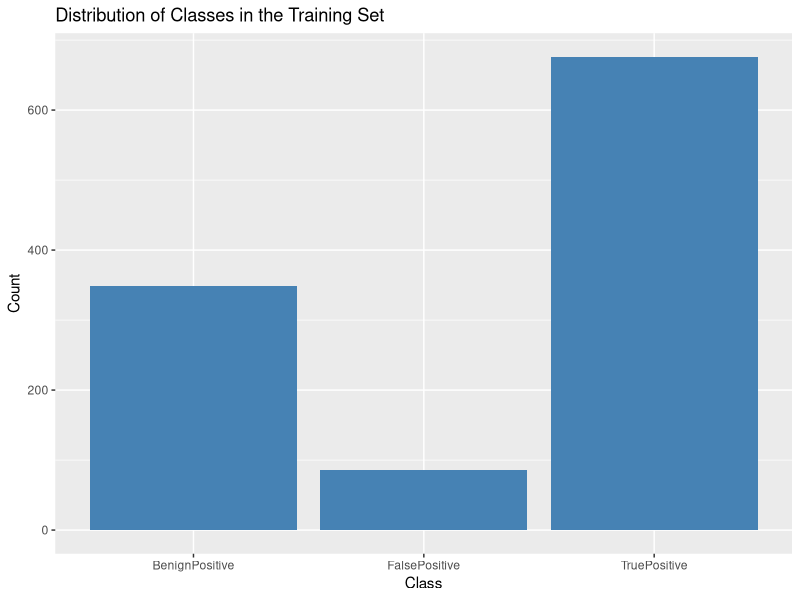
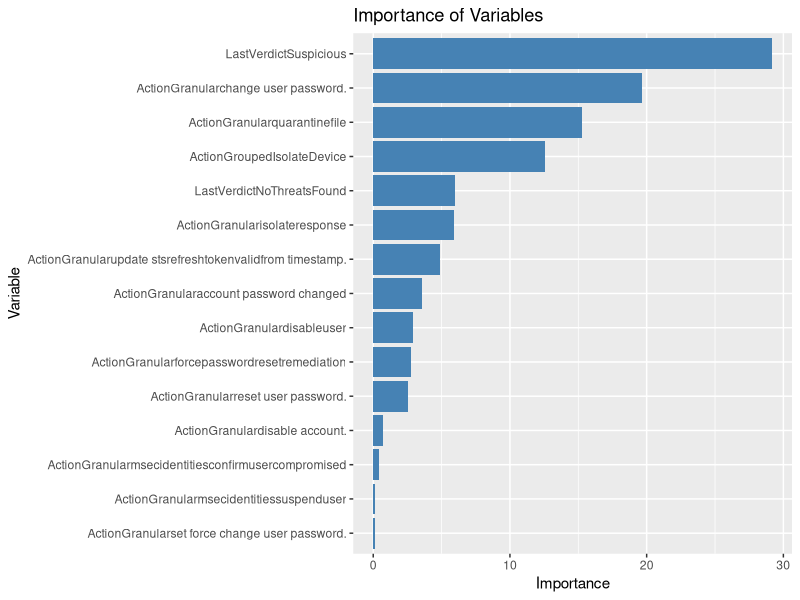

Reproduce these figures in R, in order.
# ---
# title: "Own_project"
# author: "José Antonio Cardoso"
#
# Note
# This algorithm was developed using R version 4.4.1, and aims to classify security incidents 
# using the Randon Forest algorithm.
# ---

##############
# INSTALLATION
##############

# Load the required libraries
# (Important: This process may take a while and may take a few minutes
if(!require(caret)) install.packages("caret", repos = "http://cran.us.r-project.org")
if(!require(tidyverse)) install.packages("tidyverse", repos = "http://cran.us.r-project.org")
if(!require(dplyr)) install.packages("dplyr", repos = "http://cran.us.r-project.org")
if(!require(purrr)) install.packages("purrr", repos = "http://cran.us.r-project.org")
if(!require(randomForest)) install.packages("randomForest", repos = "http://cran.us.r-project.org")
if(!require(Metrics)) install.packages("Metrics", repos = "http://cran.us.r-project.org")

library(caret)
library(tidyverse)
library(dplyr)
library(purrr)
library(randomForest)
library(Metrics)

# Clears previous executions and clears the console
rm(list = ls())
cat("\f")

#################################################
# START PREPARING THE TRAINING AND TEST DATA SETS
#################################################

# Read the training data set
GUIDE_train <- read.csv("GUIDE_Train.csv", header = TRUE)
# Read the test data set
GUIDE_test <- read.csv("GUIDE_Test.csv", header = TRUE)

# Convert the Id field to character from the training dataset
GUIDE_train$Id <-as.character(GUIDE_train$Id)
# Convert the Id field to character from the test data set
GUIDE_test$Id <-as.character(GUIDE_test$Id)

# As you can see in this code, the data set is already divided.
# However, to demonstrate the knowledge about the logic and necessity of this division
# I present here the code related to this process, where for educational purposes I consider the
# complete GUDE file, which I fictitiously called complet_GUIDE.csv
# Just for information...
# Note: The division between Training and Testing is 70% and 30% respectively
# Dividing the data into training and validation
# Defining the seed for generating random numbers
#set.seed(0)
#train_index <- createDataPartition(complet_GUIDE$IncidentGrade, p = 0.7, list = FALSE)
#GUIDE_train <- complet_GUIDE[train_index,]
#GUIDE_test <- complet_GUIDE[-train_index,]

####################################
# PREPARING DATASETS (TRAINING ONLY)
####################################

# Make a copy of the training dataset
df_data_train <- GUIDE_train

# Select only the columns that are important for the evaluation
cols_df <- c("Id","IncidentId","ActionGrouped","ActionGranular","LastVerdict","IncidentGrade")

# Apply the selection on the Training dataset
df_data_train <- df_data_train[, cols_df]

# Filters only the rows that contain SOC responses, thus eliminating any column that contains "Not Available" values
df_data_train <- df_data_train %>%
   filter(ActionGrouped != "" & ActionGranular != "" & LastVerdict != "" & IncidentGrade != "") 

# Presents some quantitative information about the dataset.
cat("Number of records in the Training dataset","\n")

cat("Show the first few rows of the dataset","\n")
head(df_data_train,5)

cat("\n","Show unique values from columns")

# Apply the function to each column and store the results in a list
newcols_df <- c("ActionGrouped","ActionGranular","LastVerdict","IncidentGrade")
list_result <- map(newcols_df, ~df_data_train %>% 
                  pull(.x) %>% 
                  unique())
names(list_result) <- newcols_df
list_result
# In this line above, the code prints the list containing the unique values of
# each column, as explained above,

cat("\n","Shows the structure of the dataset","\n")
str(df_data_train)

cat("\n","Summarizes the dataset")
summary(df_data_train)

# Transform the string column into a factor
df_data_train$IncidentGrade <- as.factor(df_data_train$IncidentGrade)
df_data_train$ActionGrouped <- as.factor(df_data_train$ActionGrouped)
df_data_train$ActionGranular <- as.factor(df_data_train$ActionGranular)
df_data_train$LastVerdict <- as.factor(df_data_train$LastVerdict)

##############################################
# PERFORM TRAINING AND EVALUATION OF THE MODEL
##############################################

# Set the seed for random number generation
set.seed(0)

# Set the control parameters
ctrl <- trainControl(method = "cv", number = 10)

# Define the hyperparameter grid
hyper_grid <- expand.grid(mtry = c(3, 4, 5))

# Train the model
trained_model <- train(IncidentGrade ~ ActionGrouped + ActionGranular + LastVerdict, 
                       data = df_data_train, 
                       method = "rf",
                       tuneGrid = hyper_grid,
                       trControl = ctrl)

# Print the trained model
print(trained_model)

# Presents an overview of the different hyperparameter combinations tested and their respective performance metrics.
trained_model$results

# Show cross-validation results.
trained_model$resample

# Shows the final selected model after hyperparameter sweeping and cross-validation.
trained_model$finalModel

# Shows the relative importance of each predictor variable in the final model
trained_model$finalModel$importance

# This graph shows the distribution of classes in the data set, helping to understand if there is an imbalance.
# Plots the distribution of classes
ggplot(df_data_train, aes(x = IncidentGrade)) +
  geom_bar(fill = "steelblue") +
  labs(title = "Distribution of Classes in the Training Set", x = "Class", y = "Count")

# This graph shows the relative importance of each predictor variable.
# Plots the importance of variables
importance <- varImp(trained_model, scale = FALSE)
ggplot(importance, aes(x = reorder(Overall, Overall), y = Overall)) +
  geom_bar(stat = "identity", fill = "steelblue") +
  coord_flip() +
  labs(title = "Importance of Variables", x = "Variable", y = "Importance")

# Make predictions on the TRAINING dataset to evaluate the model's performance
train_predictions <- predict(trained_model, newdata = df_data_train)

# Converts categorical data into factors for classification
actual_class <- df_data_train$IncidentGrade
predicted_class <- train_predictions

# Calculates accuracy, as an assessment of model performance
accuracy_train <- accuracy(actual_class, predicted_class)
cat("Accuracy:", accuracy_train, "\n")

# Calculate the F1-score, as an evaluation of the model's performance
f1_train <- f1(actual_class, predicted_class)
cat("F1-score:", f1_train, "\n")

#####################################
# TEST AND EVALUATE THE TRAINED MODEL
#####################################

# Make a copy of the test dataset
df_data_test <- GUIDE_test

# Apply the selection to the Test dataset
df_data_test <- df_data_test[, cols_df]

# Filters only the rows that contain SOC responses, thus eliminating any column that contains "Not Available" values
df_data_test <- df_data_test %>%
   filter(ActionGrouped != "" & ActionGranular != "" & LastVerdict != "" & IncidentGrade != "") 

# Transform the string column into a factor
df_data_test$IncidentGrade <- as.factor(df_data_test$IncidentGrade)
df_data_test$ActionGrouped <- as.factor(df_data_test$ActionGrouped)
df_data_test$ActionGranular <- as.factor(df_data_test$ActionGranular)
df_data_test$LastVerdict <- as.factor(df_data_test$LastVerdict)

# Make predictions on the TEST dataset to evaluate the model's performance
test_predictions <- predict(trained_model, newdata = df_data_test)

# Converts categorical data into factors for classification
actual_class <- df_data_test$IncidentGrade
predicted_class <- test_predictions

# Calculates accuracy, as an assessment of model performance
accuracy_test <- accuracy(actual_class, predicted_class)
cat("Accuracy:", accuracy_test, "\n")

# Calculate the F1-score, as an evaluation of the model's performance
f1_test <- f1(actual_class, predicted_class)
cat("F1-score:", f1_test, "\n")

####################################
# MODEL OUTPUT AND ITS PERFORMANCE #
####################################

# IMPRIME A Calculates accuracy, as an assessment of model performance
cat("Accuracy:", accuracy_train, "\n")

# Calculate the F1-score, as an evaluation of the model's performance
cat("F1-score:", f1_train, "\n")

# Calculates accuracy, as an assessment of model performance
cat("Accuracy:", accuracy_test, "\n")

# Calculate the F1-score, as an evaluation of the model's performance
cat("F1-score:", f1_test, "\n")
